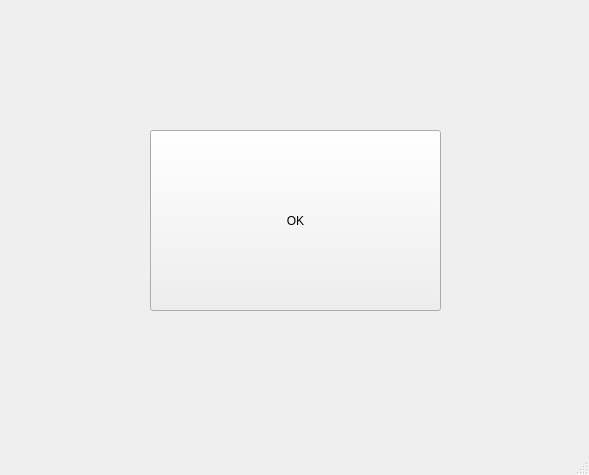
<?xml version="1.0" encoding="UTF-8"?>
<ui version="4.0">
 <class>vvDummyWindow</class>
 <widget class="QMainWindow" name="vvDummyWindow">
  <property name="geometry">
   <rect>
    <x>0</x>
    <y>0</y>
    <width>589</width>
    <height>475</height>
   </rect>
  </property>
  <property name="windowTitle">
   <string>DummyApp™</string>
  </property>
  <widget class="QWidget" name="centralwidget">
   <widget class="QPushButton" name="pushButton">
    <property name="geometry">
     <rect>
      <x>150</x>
      <y>130</y>
      <width>291</width>
      <height>181</height>
     </rect>
    </property>
    <property name="text">
     <string>OK</string>
    </property>
   </widget>
  </widget>
  <widget class="QMenuBar" name="menubar">
   <property name="geometry">
    <rect>
     <x>0</x>
     <y>0</y>
     <width>589</width>
     <height>22</height>
    </rect>
   </property>
  </widget>
  <widget class="QStatusBar" name="statusbar"/>
 </widget>
 <resources/>
 <connections>
  <connection>
   <sender>pushButton</sender>
   <signal>clicked()</signal>
   <receiver>vvDummyWindow</receiver>
   <slot>Run()</slot>
   <hints>
    <hint type="sourcelabel">
     <x>244</x>
     <y>205</y>
    </hint>
    <hint type="destinationlabel">
     <x>74</x>
     <y>174</y>
    </hint>
   </hints>
  </connection>
 </connections>
 <slots>
  <slot>Run()</slot>
 </slots>
</ui>
